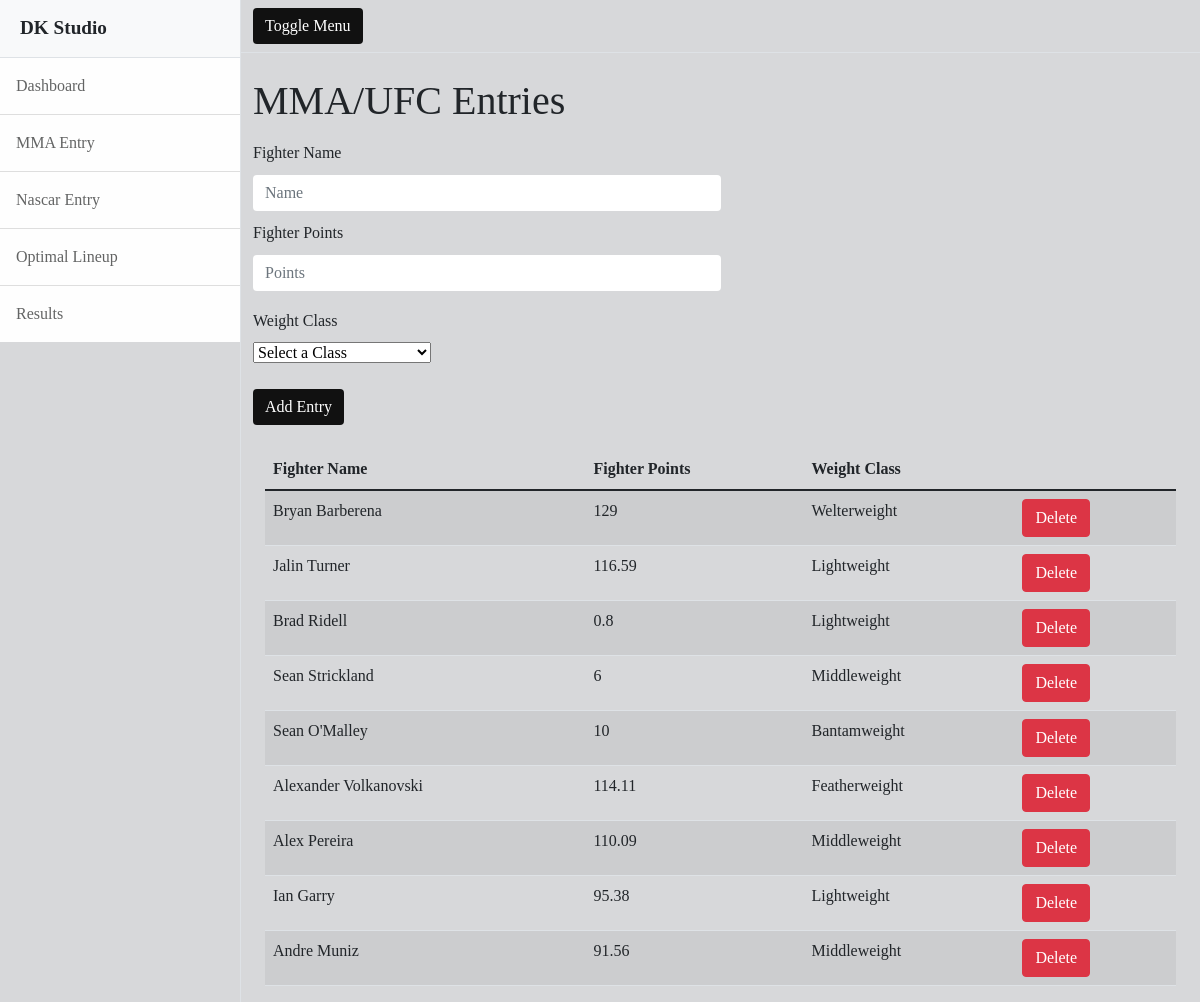
The page /mma_entry on the database its author committed.
### app.py (models this page shows)
class Fighter(db.Model):
    id = db.Column(db.Integer, primary_key=True)
    fighter_name = db.Column(db.String(80))
    fighter_points = db.Column(db.Integer)
    fighter_class = db.Column(db.String(80))

### app.py (the view)
@app.route('/mma_entry')
def mma_entry():
    fighters = Fighter.query.all()
    return render_template('mma_entry.html', fighters=fighters)

### templates/mma_entry.html (shortened to what this page needs)
{% include 'includes/header.html' %}
<div id="page-content-wrapper">
    <nav class="navbar top-nav navbar-expand-lg navbar-light bg-light border-bottom">
        <div class="container-fluid">
            <button class="btn btn-primary" id="sidebarToggle">Toggle Menu</button>
        </div>
    </nav>
    <div class="container-fluid">
        <h1 class="mt-4">MMA/UFC Entries</h1>
        <form class="mt-3" action="{{ url_for('add_mma_entry') }}" method="post">
            <div class="form-row">
                <div class="form-group col-md-6">
                    <label for="fighter_name">Fighter Name</label>
                    <input type="text" class="form-control" id="fighter_name" placeholder="Name" name="fighter_name"
                           autofocus required>
                </div>
                <div class="form-group col-md-6">
                    <label for="fighter_points">Fighter Points</label>
                    <input type="number" class="form-control" id="fighter_points" placeholder="Points"
                           name="fighter_points" min="0" max="300" step="any" required>
                </div>
            </div>
            <div class="form-group col-md-6">
                <label class="mr-sm-2 sr-only my-2" for="weight_class">Weight Class</label><br/>
                <select class="custom-select mr-sm-2" id="weight_class" name="weight_class" required>
                    <option value="" disabled selected hidden>Select a Class</option>
                </select>
            </div>
            <button type="submit" class="btn btn-primary mt-4">Add Entry</button>
        </form>
        <div class="container-fluid mt-4">
            <div class="row">
                <div class="col-md-12">
                    <table class="table table-striped">
                        <thead>
                        <tr>
                            <th scope="col">Fighter Name</th>
                            <th scope="col">Fighter Points</th>
                            <th scope="col">Weight Class</th>
                            <th scope="col"></th>
                        </tr>
                        </thead>
                        <tbody>
                        {% for fighter in fighters %}
                            <tr>
                                <td>{{ fighter.fighter_name }}</td>
                                <td>{{ fighter.fighter_points }}</td>
                                <td>{{ fighter.fighter_class }}</td>
                                <td>
                                    <a href="/delete_fighter_entry/{{ fighter.id }}">
                                        <button type="button" class="btn btn-danger">Delete</button>
                                    </a>
                                </td>
                            </tr>
                        {% endfor %}
                        </tbody>
                    </table>
                </div>
            </div>
        </div>
    </div>
</div>
{% include 'includes/footer.html' %}

### templates/includes/header.html (shortened to what this page needs)
<!DOCTYPE html>
<html lang="en">
<head>
    <link rel="stylesheet" href="{{ url_for('static', filename='css/styles.css') }}" class="rel">
    <link rel="stylesheet" href="{{ url_for('static', filename='css/app.css') }}" class="rel">
</head>
<body>
<div class="d-flex" id="wrapper">
    <div class="border-end bg-white side-nav" id="sidebar-wrapper">
        <div class="sidebar-heading border-bottom bg-light"><b>DK Studio</b></div>
        <div class="list-group list-group-flush">
            <a class="list-group-item list-group-item-action list-group-item-light p-3" href="/">Dashboard</a>
            <a class="list-group-item list-group-item-action list-group-item-light p-3" href="/mma_entry">MMA Entry</a>
            <a class="list-group-item list-group-item-action list-group-item-light p-3" href="/nascar_entry">Nascar Entry</a>
            <a class="list-group-item list-group-item-action list-group-item-light p-3" href="/optimal">Optimal Lineup</a>
            <a class="list-group-item list-group-item-action list-group-item-light p-3" href="#!">Results</a>
        </div>
    </div>

### templates/includes/footer.html (shortened to what this page needs)
</div>
</body>
</html>

### static/css/app.css (style rules this page uses)
body { background-color: #d7d8da; font-family: Georgia, "Times New Roman", Times, serif; }
.side-nav, .top-nav { background-color: #d7d8da !important; }
.btn-primary { background-color: #111; border: none; }
input { border: none !important; box-shadow: none !important; }
.form-group { margin-top: 10px; }
.form-control { margin-top: 10px; }

### rows shown on the page
Fighter: fighter_name "Bryan Barberena", fighter_points "129", fighter_class "Welterweight"
Fighter: fighter_name "Jalin Turner", fighter_points "116.59", fighter_class "Lightweight"
Fighter: fighter_name "Brad Ridell", fighter_points "0.8", fighter_class "Lightweight"
Fighter: fighter_name "Sean Strickland", fighter_points "6", fighter_class "Middleweight"
Fighter: fighter_name "Sean O'Malley", fighter_points "10", fighter_class "Bantamweight"
Fighter: fighter_name "Alexander Volkanovski", fighter_points "114.11", fighter_class "Featherweight"
Fighter: fighter_name "Alex Pereira", fighter_points "110.09", fighter_class "Middleweight"
Fighter: fighter_name "Ian Garry", fighter_points "95.38", fighter_class "Lightweight"
Fighter: fighter_name "Andre Muniz", fighter_points "91.56", fighter_class "Middleweight"
